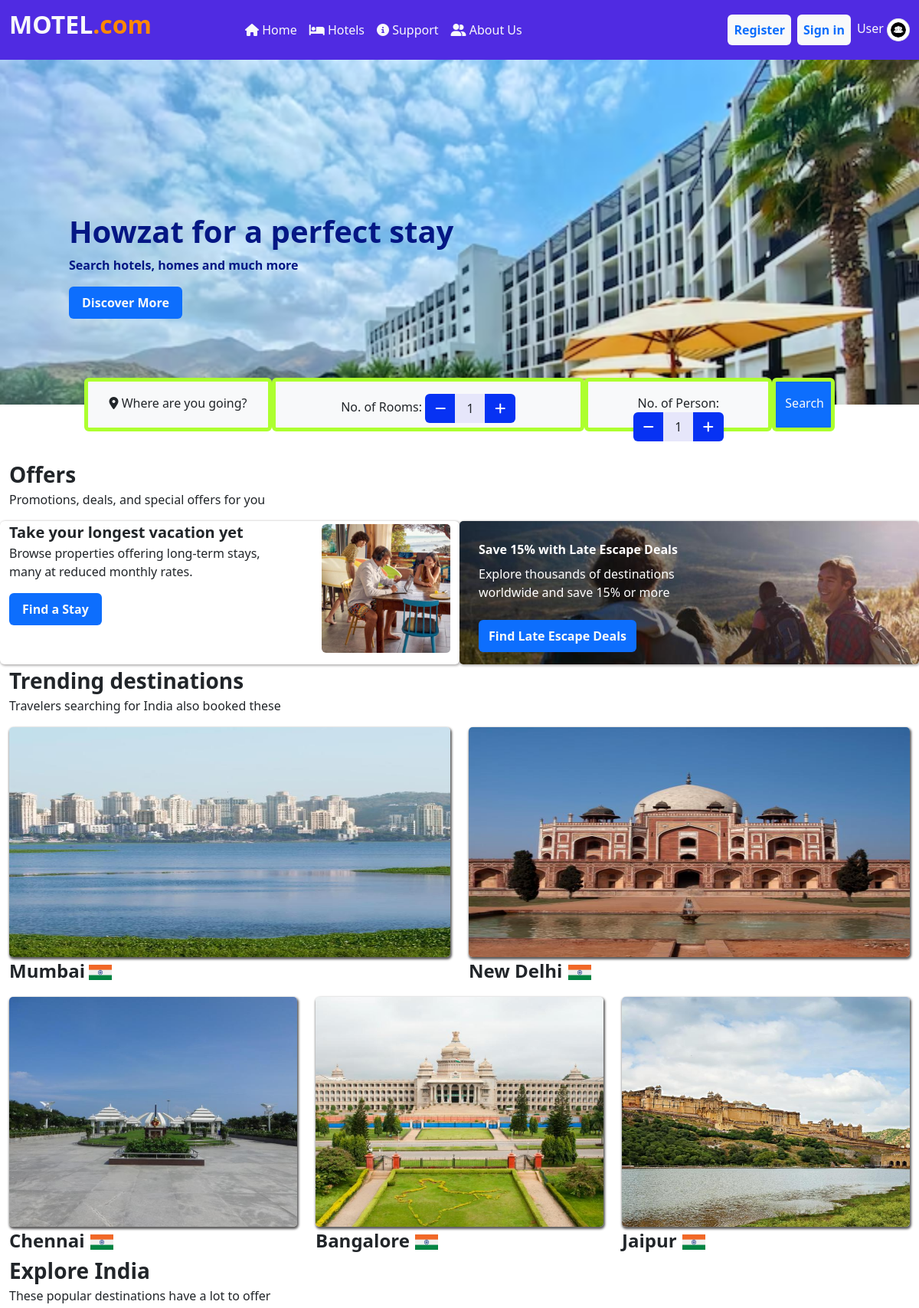
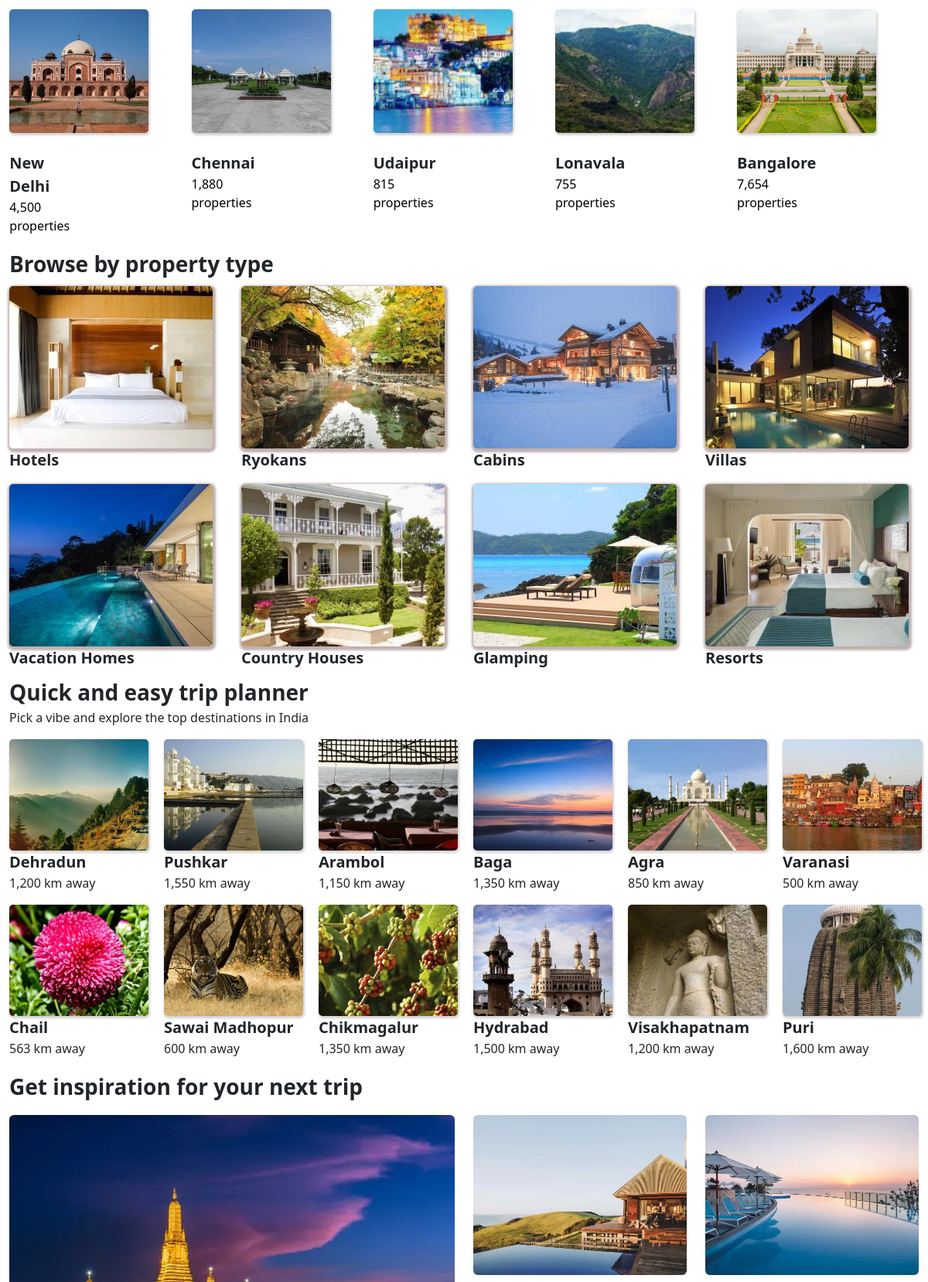
/user/index/ (upper part), run on the app's committed database (2 pictures, top to bottom).
### user/models.py (models this page shows, shortened)
class explore(models.Model):
    epic=models.ImageField(upload_to='static/explorepic/',null=True)
    ename=models.CharField(max_length=200,null=True)
    eno=models.CharField(max_length=100,null=True)
    edate=models.DateField()

class property(models.Model):
    ppic=models.ImageField(upload_to='static/propertypic/',null=True)
    pname=models.CharField(max_length=200,null=True)
    pdate=models.DateField()

class easytrip(models.Model):
    etpic=models.ImageField(upload_to='static/easytrippic/',null=True)
    etname=models.CharField(max_length=200,null=True)
    etdis=models.CharField(max_length=100,null=True)
    etdate=models.DateField()

class nexttrip(models.Model):
    ntpic=models.ImageField(upload_to= 'static/nexttrippic',null=True)
    ntname=models.CharField(max_length=200,null=True)
    ntabout=models.CharField(max_length=500,null=True)
    ntdate=models.DateField()

### user/views.py (the view)
# urls.py: path('index/',views.index),
def index(request):
    edata=explore.objects.all().order_by('-id')[0:6]
    pdata=property.objects.all().order_by('-id')[0:8]
    etdata=easytrip.objects.all().order_by('-id')
    ntdata=nexttrip.objects.all().order_by('-id')[2:4]
    updata=uniprop.objects.all().order_by('-id')[2:7]
    hgdata=homeguest.objects.all().order_by('-id')[0:4]
    dict={"edata":edata,"pdata":pdata,"etdata":etdata,"ntdata":ntdata,"updata":updata,"hgdata":hgdata}
    return render(request, 'user/index.html',dict)

### templates/user/index.html (shortened to what this page needs)
{% extends 'base.html' %} {% load static %}
{% block content %}
<div class="row">
<div class="col-12 front">
    <h1 data-aos="fade-right"><b>Howzat for a perfect stay</b></h1>
    <p data-aos="fade-right"><b>Search hotels, homes and much more</b></p>
    <a href="/user/hotels/" class="btn bg-primary px-3 py-2 text-light tr" data-aos="fade-right"><b> Discover More</b></a>
</div>
</div>
<div class="col-sm-12 col-lg-10 col-md-12 searchbox mx-auto" >
    <div class="row mx-auto" data-aos="fade-up" style="margin: 0 auto;">
        <div class="col-sm-12 col-lg-3 tr1 bg-light py-3 rounded search"><i class="fa-solid fa-location-dot"></i><a class="text-dark" href="https://www.google.com/maps/@27.1381928,80.8593042,7z?entry=ttu"> Where are you going?</a></div>
        <div class="col-sm-12 col-lg-5 tr1 bg-light rounded search py-3">No. of Rooms:
            <div class="btn-group" role="group" aria-label="Basic example">
                <button type="button" class="btn box " onclick="funb()" style="color: white;background-color: rgb(7, 50, 243);" > <i class="fa-solid fa-minus"></i></button>
                  <input  type="text" value="1" class="btn box1"  id="day"  readonly class="form-control text-center " style="width: 40px;background-color: lavender;">
                  <button type="button" class="btn box" onclick="funa()" style="color: white; background-color: rgb(7, 50, 243);"><i class="fa-solid fa-plus"></i></button>
                </div> <br>
        </div>
        <div class="col-sm-12 col-lg-3 tr1 bg-light py-3 rounded  search">No. of Person:
            <div class="btn-group" role="group" aria-label="Basic example">
                <button type="button" class="btn box " onclick="funm()" style="color: white;background-color: rgb(7, 50, 243);" > <i class="fa-solid fa-minus"></i></button>
                  <input  type="text" value="1" class="btn box1"  id="txtcard"  readonly class="form-control text-center " style="width: 40px;background-color: lavender;">
                  <button type="button" class="btn box" onclick="funp()" style="color: white; background-color: rgb(7, 50, 243);"><i class="fa-solid fa-plus"></i></button>
                </div> <br>
        </div>
        <div class="col-sm-12 col-lg-1 py-3 btn-primary btn text-light rounded search tr">Search</div>
    </div>
</div>
<b class=" fs-3 mt-3">Offers</b>
<p class=" mt-0">Promotions, deals, and special offers for you</p>
<div class="row">
    <div class="col-sm-12 col-md-6 col-lg-6 rounded" style=" box-shadow: var(--box-shadow);"  data-aos="fade-right">
            <div class="row" style="width: 100%;">
              <div class="col-8" >
                  <b class="card-title fs-5">Take your longest vacation yet</b>
                  <p class="card-text">Browse properties offering long-term stays, many at reduced monthly rates.</p>
                  <a href="/user/hotels/" class="btn bg-primary tr px-3 py-2 text-light"><b> Find a Stay</b></a>
              </div>
              <div class="col-4">
                <img src="{% static 'image/offers.jpeg' %}" class="img-fluid rounded-start ms-4 mt-1 " style="max-height: 220px;width: 100%; border-radius: 5px;" alt="...">
              </div>
            </div>
        </div>
    <div class="col-sm-12 col-md-6 col-lg-6 deals" data-aos="fade-left">
        <div class="row" style="width: 100%;">
        <b>Save 15% with Late Escape Deals</b>
        <p class="m-0 mt-2">Explore thousands of destinations</p>
        <p class="m-0 mb-4"> worldwide and save 15% or more </p>
    </div>
        <a href="/user/hotels/" class="btn bg-primary tr mb-3 py-2 text-light"><b> Find Late Escape Deals</b></a>
    </div>
</div>
<b class=" mt-3 fs-3" data-aos="fade-up">Trending destinations</b>
<p class="" data-aos="fade-up">Travelers searching for India also booked these</p>
<div class="row">
    <div class="col-sm-12 col-lg-6 tr1" data-aos="fade-right">
        <a href="/user/hotels/">
            <img src="{% static 'image/mumbai.jpg' %}" class="bigCity" alt=""><br>
            <b class="text-dark fs-4">Mumbai</b> <b class="btn flag"></b>
        </a>
    </div>
    <div class="col-sm-12 col-lg-6 tr1" data-aos="fade-left">
        <a href="/user/hotels/">
            <img src="{% static 'image/delhi.jpg' %}" class="bigCity" alt=""><br>
            <b class="text-dark fs-4">New Delhi </b> <b class="btn flag"></b>
        </a>
    </div>
</div>
<div class="row mt-3" >
    <div class="col-sm-12 col-lg-4 tr1" data-aos="fade-right">
        <a href="/user/hotels/">
            <img src="{% static 'image/chennai.jpg' %}" class="city" alt=""><br>
        <b class="text-dark fs-4">Chennai </b> <b class="btn flag"></b></a>
    </div>
    <div class="col-sm-12 col-lg-4 tr1" data-aos="fade-up">
        <a href="/user/hotels/">
            <img src="{% static 'image/banglore.jpg' %}" class="city" alt=""><br>
        <b class="text-dark fs-4">Bangalore </b> <b class="btn flag"></b></a>
    </div>
    <div class="col-sm-12 col-lg-4 tr1" data-aos="fade-left">
        <a href="/user/hotels/">
            <img src="{% static 'image/jaipur.jpg' %}" class="city" alt=""><br>
        <b class="text-dark fs-4">Jaipur </b> <b class="btn flag"></b></a>
    </div>
</div>
<b class="fs-3 mt-3 " data-aos="fade-up">Explore India</b>
<p class="mb-2" data-aos="fade-up">These popular destinations have a lot to offer</p>
<div class="row owl-carousel owl-theme" data-aos="fade-up">
    {% for i in edata %}
    <div class="col-sm-4 col-md-3 col-lg-2 tr mt-2">
        <a href="/user/hotels/">
            <img src="/{{i.epic}}" style="height: 160px;width: 180px; border-radius: 5px; box-shadow: 1px 2px 3px 1px rgb(212, 210, 210);" alt=""><br>
            <b class="text-dark fs-5 mb-0">{{i.ename}}</b>
            <p>{{i.eno}}</p>
        </a>
    </div>
    {% endfor %}
</div>
<b class="fs-3 mt-3 mb-2 " data-aos="fade-up">Browse by property type</b>
<div class="row" data-aos="fade-up">
    {% for i in pdata %}
    <div class="col-sm-6 col-md-4 col-lg-3 my-2 tr">
        <a href="/user/hotels/"><img src="/{{i.ppic}}" style="max-height: 300px;max-width: 300px; border-radius: 5px; box-shadow: 1px 2px 3px 3px rgb(192, 176, 176);" alt=""><br>
        <b class="text-dark fs-5">{{i.pname}}</b></a>
    </div>
    {% endfor %}
</div>
<b class="fs-3 mt-3 " data-aos="fade-up">Quick and easy trip planner</b>
<p class="" data-aos="fade-up">Pick a vibe and explore the top destinations in India</p>
<div class="row" data-aos="fade-up">
    {% for i in etdata %}
    <div class="col-sm-6 col-md-3 col-lg-2 tr">
        <a href="/user/hotels/"><img src="/{{i.etpic}}" style="max-height: 280px;max-width: 180px; border-radius: 5px; box-shadow: 1px 2px 3px 1px rgb(212, 210, 210);" alt=""><br>
        <b class="text-dark fs-5">{{i.etname}}</b></a>
        <p>{{i.etdis}}</p>
    </div>
    {% endfor %}
</div>
<b class="fs-3 mb-2 mt-3 " data-aos="fade-up">Get inspiration for your next trip</b>
<div class="row" data-aos="fade-up">
    <a href="/user/hotel/" class="text-light">
    <div class="col-sm-12 col-lg-6 col-md-12 mt-3 tr1">
        <div class="next-trip rounded">
        <p><b>Amazing city views, cocktails, and world-class cuisine.</b></p></a>
    </div>
    </div>
    {% for i in ntdata %}
    <div class="col-sm-6 col-lg-3 col-md-6 mt-3 tr1">
        <a href="/user/hotels/">
            <div class="card" style="border: none; ">
                <img src="/{{i.ntpic}}" class="card-img-top rounded" alt="...">
                <div class="card-body">
                </div>
            </div>
        </a>
    </div>
    {% endfor %}
</div>
{% endblock %}

### templates/base.html (shortened to what this page needs)
<!DOCTYPE html>
<html lang="en">
  <head>
    {% load static %}
    <link rel="stylesheet" href="https://unpkg.com/aos@next/dist/aos.css" />
    <link
      rel="stylesheet"
      href="https://cdnjs.cloudflare.com/ajax/libs/animate.css/4.1.1/animate.min.css"
    />
    <link
      rel="stylesheet"
      href="https://cdnjs.cloudflare.com/ajax/libs/OwlCarousel2/2.3.4/assets/owl.carousel.min.css"
    />
    <link
      rel="stylesheet"
      href="https://cdnjs.cloudflare.com/ajax/libs/OwlCarousel2/2.3.4/assets/owl.theme.default.css"
    />
    <link rel="stylesheet" href="{% static 'css/bootstrap.css' %}" />
    <link rel="stylesheet" href="{% static 'css/all.css' %}" />
  </head>
  <body>
    <div class="container-fluid">
      <div class="menu row">
        <div class="logo col-sm-12 col-lg-3 fs-2 mt-2">
          <b class="text-light"> MOTEL</b><b style="color: #ff8800">.com</b>
        </div>
        <div class="col-sm-12 col-lg-9 text-center">
          <nav class="navbar navbar-expand-lg">
            <div class="collapse navbar-collapse" id="navbarNavDropdown">
              <ul class="navbar-nav">
                <li class="nav-item btn1 tr">
                  <a
                    class="nav-link active text-light"
                    aria-current="page"
                    href="/user/index/"
                    ><i
                      class="fa-solid fa-home animate__animated animate__bounce"
                    ></i>
                    Home</a
                  >
                </li>
                <li class="nav-item btn1 tr">
                  <a class="nav-link active text-light" href="/user/hotels/"
                    ><i class="fa-solid fa-bed"></i> Hotels</a
                  >
                </li>
                <li class="nav-item btn1 tr">
                  <a
                    class="nav-link active text-light"
                    aria-current="page"
                    href="/user/contactus/"
                    ><i class="fa-solid fa-circle-info"></i> Support</a
                  >
                </li>
                <li class="nav-item btn1 tr">
                  <a class="nav-link active text-light" href="/user/aboutus/"
                    ><i class="fa-solid fa-user-group"></i> About Us</a
                  >
                </li>
              </ul>
            </div>
            <span>
              <a
                class="nav-link active btn bg-light text-primary p-2 tr"
                aria-current="page"
                href="/user/signup/"
                ><b>Register</b></a
              >
            </span>
            {% if request.session.user %}
            <span>
              <a
                class="nav-link active btn bg-light text-danger p-2 ms-2 tr"
                aria-current="page"
                href="/user/logout/"
                ><b>Logout</b></a
              >
            </span>
            {% else %}
            <span>
              <a
                class="nav-link active btn bg-light text-primary p-2 ms-2 tr"
                aria-current="page"
                href="/user/login/"
                ><b>Sign in</b></a
              >
            </span>
            {% endif %} {% if request.session.user %}
            <span>
              <a
                href="/user/useraccount/"
                class="nav-link active text-light my-3 ms-2"
              >
                {{request.session.username}}
                <img
                  src="/{{request.session.userpic}}"
                  style="height: 35px; width: 35px; border-radius: 50px"
                  alt=""
                  class="img-thumbnail"
                />
              </a>
            </span>
            {% else %}
            <span>
              <a href="#" class="nav-link active text-light my-3 ms-2"
                > User
                <img
                  src="{% static 'image/aboutus.png'%}"
                  style="max-height: 30px; border-radius: 50%"
                  alt=""
                  class="img-thumbnail"
                />
              </a>
            </span>
            {% endif %}
          </nav>
        </div>
      </div>
      <div class="row">
        <div class="col" style="min-height: 500px">
          {% block content %} {% endblock %}
        </div>
  </body>
</html>

### templates/base.html (style rules this page uses)
:root { --bgcolor: linear-gradient(45deg, rgb(86, 15, 167), rgb(140, 5, 5)); --textcolor: #ff8800; --bgmycolor: #4be0eb; --box-shadow: 1px 1px 3px 1px rgb(185, 183, 183); --box-shadow1: 1px 2px 3px 1px rgb(92, 91, 91); }
* { margin: 0; padding: 0; box-sizing: border-box; }
.menu { background: rgb(80, 43, 226) !important; }
img { background-size: cover; }
a { text-decoration: none; }

### data on the page
explore: epic (picture), ename "Bangalore", eno "7,654 properties"
explore: epic (picture), ename "New Delhi", eno "4,500 properties"
explore: epic (picture), ename "Chennai", eno "1,880 properties"
explore: epic (picture), ename "Udaipur", eno "815 properties"
explore: epic (picture), ename "Lonavala", eno "755 properties"
property: ppic (picture), pname "Hotels"
property: ppic (picture), pname "Ryokans"
property: ppic (picture), pname "Cabins"
property: ppic (picture), pname "Villas"
property: ppic (picture), pname "Vacation Homes"
property: ppic (picture), pname "Country Houses"
property: ppic (picture), pname "Glamping"
property: ppic (picture), pname "Resorts"
easytrip: etpic (picture), etname "Dehradun", etdis "1,200 km away"
easytrip: etpic (picture), etname "Pushkar", etdis "1,550 km away"
easytrip: etpic (picture), etname "Arambol", etdis "1,150 km away"
easytrip: etpic (picture), etname "Baga", etdis "1,350 km away"
easytrip: etpic (picture), etname "Agra", etdis "850 km away"
easytrip: etpic (picture), etname "Varanasi", etdis "500 km away"
easytrip: etpic (picture), etname "Chail", etdis "563 km away"
easytrip: etpic (picture), etname "Sawai Madhopur", etdis "600 km away"
easytrip: etpic (picture), etname "Chikmagalur", etdis "1,350 km away"
easytrip: etpic (picture), etname "Hydrabad", etdis "1,500 km away"
easytrip: etpic (picture), etname "Visakhapatnam", etdis "1,200 km away"
easytrip: etpic (picture), etname "Puri", etdis "1,600 km away"
nexttrip: ntpic (picture)
nexttrip: ntpic (picture)
